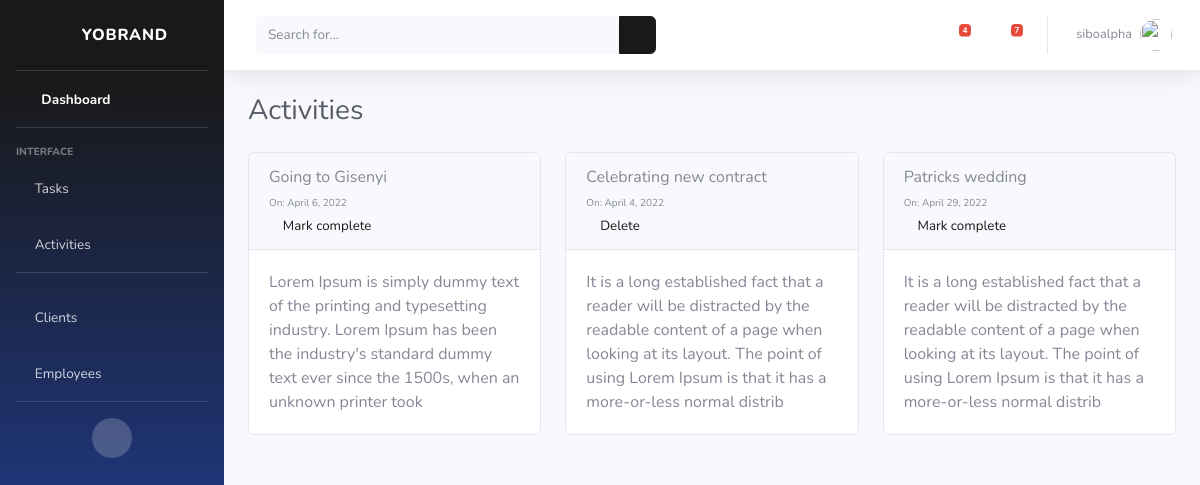
The app's page /activities/ (signed in), older data.
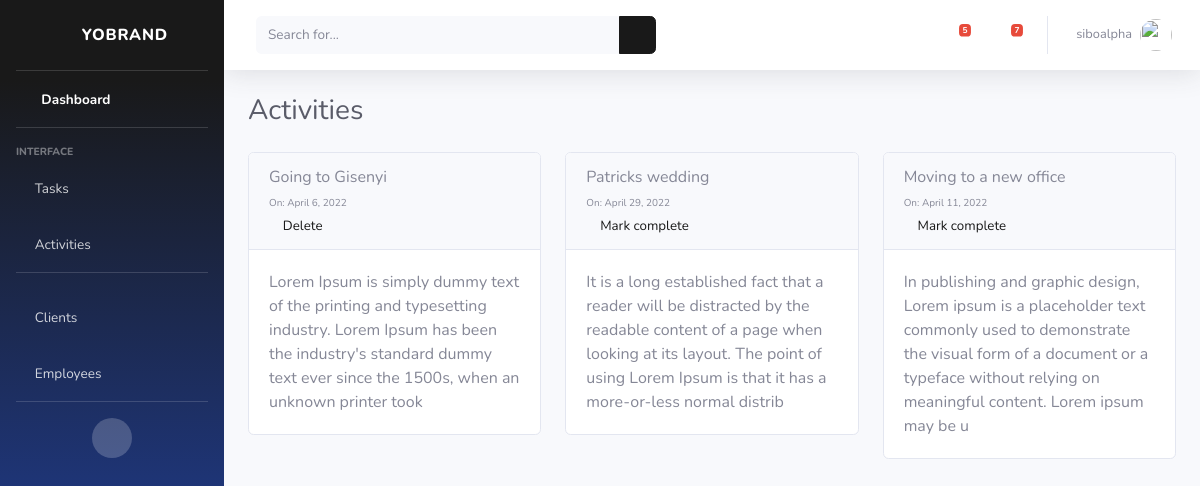
The same page, newer data.
### cms/models.py (models this page shows, shortened)
class Activity(models.Model):
    title = models.CharField(max_length=40, null=True)
    description = models.TextField(max_length=200, null=True)
    due_date = models.DateField(auto_now_add=False, null=True)
    complete = models.BooleanField(default=False)

### cms/views.py (the view)
# urls.py: path('activities/', views.activities, name="activities"),
@login_required(login_url='login')
def activities(request):
    activities = Activity.objects.all()
    tasks_notification = Task.objects.filter(employee=request.user, complete = False).count()
    context = {'activities': activities, 'tasks_notification' :tasks_notification}
    return render(request, 'cms/activities.html', context)

### cms/templates/cms/activities.html (shortened to what this page needs)
{% extends 'cms/base.html' %}
{% block content %}
<div class="container-fluid">
    <div class="d-sm-flex align-items-center justify-content-between mb-4">
        <h1 class="h3 mb-0 text-gray-800">Activities</h1>
    </div>
    <div class="row">
        {% for activity in activities %}
        <div class="col-lg-4">
            <div class="card mb-4">
                <div class="card-header">
                    {{activity.title}}
                    <br>
                    <span style="font-size: x-small;" >On: {{activity.due_date}}</span>
                    {% if request.user.is_staff %}
                    <br>
                    {% if activity.complete == True %}
                    <a href="{% url 'delete-activity' activity.id %}" style="font-size: smaller;"><span><i class='far fa-trash-alt' style='color:red'></i></span> Delete</a>
                    {% endif %}
                    {% if activity.complete == False %}
                    <a href="{% url 'complete-activity' activity.id %}" style="font-size: smaller;"><span><i class='far fa-check-circle' style='color:green'></i></span> Mark complete</a>
                    {% endif %}
                    {% endif %}
                </div>
                <div class="card-body">
                    {{activity.description}}
                </div>
            </div>
        </div>
        {% endfor %}
    </div>
</div>
</div>
</div>
</div>
{% endblock %}

### cms/templates/cms/base.html (shortened to what this page needs)
<!DOCTYPE html>
{% load static %}
<html lang="en">
<head>
    <link href="{% static 'vendor/fontawesome-free/css/all.min.css' %}" rel="stylesheet" type="text/css">
    <link href="{% static 'css/sb-admin-2.min.css' %}" rel="stylesheet">
</head>
<body id="page-top">
    <div id="wrapper">
        <ul class="navbar-nav bg-gradient-primary sidebar sidebar-dark accordion" id="accordionSidebar">
            <a class="sidebar-brand d-flex align-items-center justify-content-center" href="{% url 'dashboard' %}">
                <div class="sidebar-brand-icon rotate-n-15">
                    <i class="fas fa-laugh-wink"></i>
                </div>
                <div class="sidebar-brand-text mx-3">Yobrand</div>
            </a>
            <hr class="sidebar-divider my-0">
            <li class="nav-item active">
                <a class="nav-link" href="{% url 'dashboard' %}">
                    <i class="fas fa-fw fa-tachometer-alt"></i>
                    <span>Dashboard</span></a>
            </li>
            <hr class="sidebar-divider">
            <div class="sidebar-heading">
                Interface
            </div>
            <li class="nav-item">
                <a class="nav-link collapsed" href="#" data-toggle="collapse" data-target="#menuItemTasks"
                    aria-expanded="true" aria-controls="menuItemTasks">
                    <i class="fas fa-clipboard-list"></i>
                    <span>Tasks</span>
                </a>
            </li>
            <li class="nav-item">
                <a class="nav-link collapsed" href="#" data-toggle="collapse" data-target="#menuItemActivities"
                    aria-expanded="true" aria-controls="menuItemActivities">
                    <i class="fas fa-network-wired"></i>
                    <span>Activities</span>
                </a>
            </li>
            <hr class="sidebar-divider">
            <li class="nav-item">
                <a class="nav-link collapsed" href="#" data-toggle="collapse" data-target="#menuItemClients"
                    aria-expanded="true" aria-controls="menuItemClients">
                    <i class="fas fa-users"></i>
                    <span>Clients</span>
                </a>
            </li>
            <li class="nav-item">
                <a class="nav-link collapsed" href="#" data-toggle="collapse" data-target="#menuItemEmployees"
                    aria-expanded="true" aria-controls="menuItemEmployees">
                    <i class="fas fa-users"></i>
                    <span>Employees</span>
                </a>
            </li>
            <hr class="sidebar-divider d-none d-md-block">
            <div class="text-center d-none d-md-inline">
                <button class="rounded-circle border-0" id="sidebarToggle"></button>
            </div>
        </ul>
        <div id="content-wrapper" class="d-flex flex-column">
            <div id="content">
                <nav class="navbar navbar-expand navbar-light bg-white topbar mb-4 static-top shadow">
                    <form
                        class="d-none d-sm-inline-block form-inline mr-auto ml-md-3 my-2 my-md-0 mw-100 navbar-search">
                        <div class="input-group">
                            <input type="text" class="form-control bg-light border-0 small" placeholder="Search for..."
                                aria-label="Search" aria-describedby="basic-addon2">
                            <div class="input-group-append">
                                <button class="btn btn-primary" type="button">
                                    <i class="fas fa-search fa-sm"></i>
                                </button>
                            </div>
                        </div>
                    </form>
                    <ul class="navbar-nav ml-auto">
                        <li class="nav-item dropdown no-arrow mx-1">
                            <a class="nav-link dropdown-toggle" href="#" id="alertsDropdown" role="button"
                                data-toggle="dropdown" aria-haspopup="true" aria-expanded="false">
                                <i class="fas fa-bell fa-fw"></i>
                                {% if tasks_notification %}
                                <span class="badge badge-danger badge-counter">{{tasks_notification}}</span>
                                {% endif %}
                            </a>
                        </li>
                        <li class="nav-item dropdown no-arrow mx-1">
                            <a class="nav-link dropdown-toggle" href="#" id="messagesDropdown" role="button"
                                data-toggle="dropdown" aria-haspopup="true" aria-expanded="false">
                                <i class="fas fa-envelope fa-fw"></i>
                                <span class="badge badge-danger badge-counter">7</span>
                            </a>
                        </li>
                        <li class="nav-item dropdown no-arrow">
                            <a class="nav-link dropdown-toggle" href="#" id="userDropdown" role="button"
                                data-toggle="dropdown" aria-haspopup="true" aria-expanded="false">
                                <span class="mr-2 d-none d-lg-inline text-gray-600 small">{{request.user}}</span>
                                <img class="img-profile rounded-circle" src="{% static 'img/undraw_profile.svg' %}">
                            </a>
                        </li>
                    </ul>
                </nav>
                {% block content%}
                {% endblock %}
</body>
</html>

Row changes from the older to the newer data that the page shows:
removed Activity: title "Celebrating new contract", due_date "April 4, 2022", complete True (drawn), description "It is a long established fact that a reader will be distracted by the readable content of a page when looking at its layout. The point of using Lorem Ipsum is that it has a more-or-less normal distrib"
changed Activity "Going to Gisenyi": complete "Mark complete" → "Delete"
added Activity: title "Moving to a new office", due_date "April 11, 2022", complete False (drawn), description "In publishing and graphic design, Lorem ipsum is a placeholder text commonly used to demonstrate the visual form of a document or a typeface without relying on meaningful content. Lorem ipsum may be u"
Text that changed along with them:
{{ tasks_notification }}: "4" → "5"
